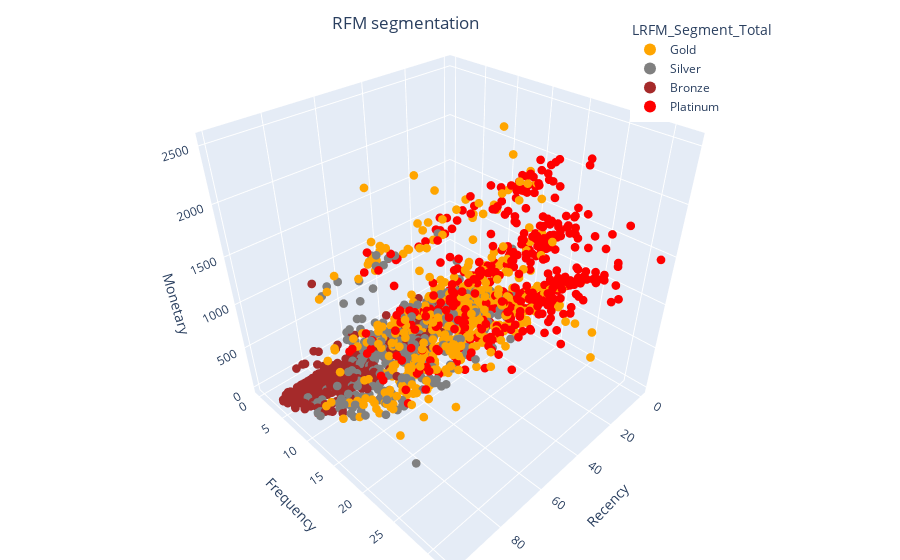

Source (notebook cell):
### Code cell
import plotly.express as px

color_map = {'Bronze' : 'brown', 'Silver' : 'gray', 'Gold' : 'orange', 'Platinum' : 'red'}

fig = px.scatter_3d(
    df_customer,
    x='Recency',
    y='Frequency',
    z='Monetary',
    color='LRFM_Segment_Total',
    color_discrete_map=color_map,
)

fig.update_traces(marker_size = 3)

# tight layout
fig.update_layout(margin=dict(l=0, r=0, b=0, t=0),
                  title={
                    'text': "RFM segmentation",
                    'y':0.97,
                    'x':0.45,
                    'xanchor': 'center',
                    'yanchor': 'top'},
                    legend=dict(
                      yanchor="top",
                      y=0.97,
                      xanchor="left",
                      x=0.70,
                      itemsizing='constant',
                      itemwidth = 30))

fig.update_xaxes(tickformat=".0f")

### Figure 1 — Plotly figure (JSON) as saved in the notebook; plotly's stock layout.template omitted (floating-point values rounded to 4 significant figures; data arrays with more than 128 entries replaced by an {"elided": "..."} marker saying what was removed)
{"data": [{"hovertemplate": "LRFM_Segment_Total=Gold<br>Recency=%{x}<br>Frequency=%{y}<br>Monetary=%{z}<extra></extra>", "legendgroup": "Gold", "marker": {"color": "orange", "size": 3, "symbol": "circle"}, "mode": "markers", "name": "Gold", "scene": "scene", "showlegend": true, "type": "scatter3d", "x": {"elided": "525 int values"}, "y": {"elided": "525 int values"}, "z": {"elided": "525 int values"}}, {"hovertemplate": "LRFM_Segment_Total=Silver<br>Recency=%{x}<br>Frequency=%{y}<br>Monetary=%{z}<extra></extra>", "legendgroup": "Silver", "marker": {"color": "gray", "size": 3, "symbol": "circle"}, "mode": "markers", "name": "Silver", "scene": "scene", "showlegend": true, "type": "scatter3d", "x": {"elided": "485 int values"}, "y": {"elided": "485 int values"}, "z": {"elided": "485 int values"}}, {"hovertemplate": "LRFM_Segment_Total=Bronze<br>Recency=%{x}<br>Frequency=%{y}<br>Monetary=%{z}<extra></extra>", "legendgroup": "Bronze", "marker": {"color": "brown", "size": 3, "symbol": "circle"}, "mode": "markers", "name": "Bronze", "scene": "scene", "showlegend": true, "type": "scatter3d", "x": {"elided": "737 int values"}, "y": {"elided": "737 int values"}, "z": {"elided": "737 int values"}}, {"hovertemplate": "LRFM_Segment_Total=Platinum<br>Recency=%{x}<br>Frequency=%{y}<br>Monetary=%{z}<extra></extra>", "legendgroup": "Platinum", "marker": {"color": "red", "size": 3, "symbol": "circle"}, "mode": "markers", "name": "Platinum", "scene": "scene", "showlegend": true, "type": "scatter3d", "x": {"elided": "469 int values"}, "y": {"elided": "469 int values"}, "z": {"elided": "469 int values"}}], "layout": {"legend": {"itemsizing": "constant", "itemwidth": 30, "title": {"text": "LRFM_Segment_Total"}, "tracegroupgap": 0, "x": 0.7, "xanchor": "left", "y": 0.97, "yanchor": "top"}, "margin": {"b": 0, "l": 0, "r": 0, "t": 0}, "scene": {"domain": {"x": [0, 1], "y": [0, 1]}, "xaxis": {"title": {"text": "Recency"}}, "yaxis": {"title": {"text": "Frequency"}}, "zaxis": {"title": {"text": "Monetary"}}}, "title": {"text": "RFM segmentation", "x": 0.45, "xanchor": "center", "y": 0.97, "yanchor": "top"}, "xaxis": {"tickformat": ".0f"}}}
